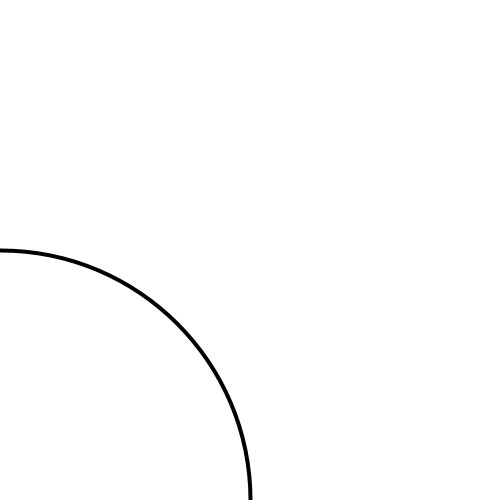
Frame 1 (no input)
Frame 60 (the mouse pressed at the canvas centre just before this capture): identical to frame 1, image omitted
Frame 120 (the mouse held since frame 60 and released just before this capture): identical to frame 1, image omitted

The Processing sketch that drew this single still picture (run headless with seeded random() and noise(); from frame 60 on, the mouse is pressed at the canvas centre):

// Processing sketch: Circle_Inversion
// ── Circle_Inversion.pde
ArrayList<Point> pts=new ArrayList<Point>();
Point[] temps = new Point[200];
float[] mp = new float[2];
boolean md= false;
void setup(){
  size(500,500);
  
}
void draw(){
  background(255);
  float cx=map(0,0,1,0,width);
  float cy=map(0,0,1,height,0);
  float cr=map(0.5,0,1,0,width)*2;
  stroke(0);
  strokeWeight(4);
  fill(0,0);
  ellipse(cx,cy,cr,cr);
  
  for(Point p: pts)
    p.draw();
  if(mousePressed && mouseButton==LEFT){
    float x=map(mouseX,0,width,0,1);
    float y=map(mouseY,height,0,0,1);
    pts.add(new Point(x,y));
  }else if(mousePressed && mouseButton==RIGHT){
    if(!md){
      md=true;
      mp=new float[]{map(mouseX,0,width,0,1),map(mouseY,height,0,0,1)};
    }
    for(int i=0;i<temps.length;i++){
      float x=map(mouseX,0,width,0,1);
      float y=map(mouseY,height,0,0,1);
      temps[i]=new Point((x-mp[0])/temps.length*i+mp[0],(y-mp[1])/temps.length*i+mp[1]);
      temps[i].draw();
    }
  }
  else if(md){
    for(Point p:temps){
      pts.add(p);
      p.draw();
    }
    md=false;
  }else{
    md=false;
  }
  if(frameCount%10==0)
    println(frameRate);
}

class Point{
  public float rawX;
  public float rawY;
  public float pixX;
  public float pixY;
  public float refX;
  public float refY;
  public float repX;
  public float repY;
  
  Point(float x,float y){
    this.rawX=x;
    this.rawY=y;
    
    updatePoints();
    
    
  }
  void updatePoints(){
    float x=rawX;
    float y=rawY;
    this.pixX=map(x,0,1,0,width);
    this.pixY=map(y,0,1,height,0);
    
    float a=0.25/(x*x+y*y);
    refX=a*rawX;
    refY=a*rawY;
    repX=map(refX,0,1,0,width);
    repY=map(refY,0,1,height,0);
    
  }
  
  void draw(){
    noStroke();
    fill(255,0,0);
    ellipse(pixX,pixY,4,4);
    
    fill(0,0,255);
    ellipse(repX,repY,4,4);
  }
}
void keyPressed(){
  if(key==' ')
    pts=new ArrayList<Point>();
}
